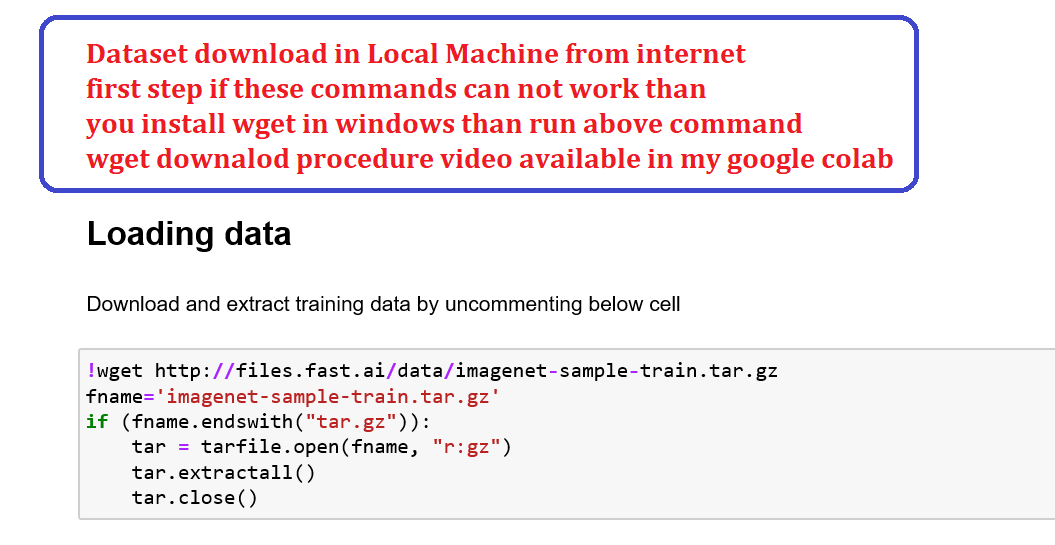
#> input picture Internet_Dataset_download_localmachine_inwindows.png, 1055 x 545 px, given in place of bird_GT.bmp, which was not available
$ jupyter execute IMAGESPLITTINGANDMERGING.ipynb
#> lines starting #> are read from the running program, lines starting #| are printed output that depends on the picture; pictures that were not available may be replaced by others from this repository, and a replacement may not be noted
[cell 1]
from google.colab import files
uploaded = files.upload()
#> the answer given: Internet_Dataset_download_localmachine_inwindows.png

[cell 2]
import cv2
import numpy as np
from matplotlib import pyplot as plt

[cell 3]
image = cv2.imread("bird_GT.bmp",1)
#> image is the input picture: shape (545, 1055, 3); mean B, G, R 238.9, 236.2, 243.6
img_cvt=cv2.cvtColor(image, cv2.COLOR_BGR2RGB)
plt.imshow(img_cvt)
plt.grid(None)
plt.show()

[cell 4]
b,g,r = cv2.split (image)
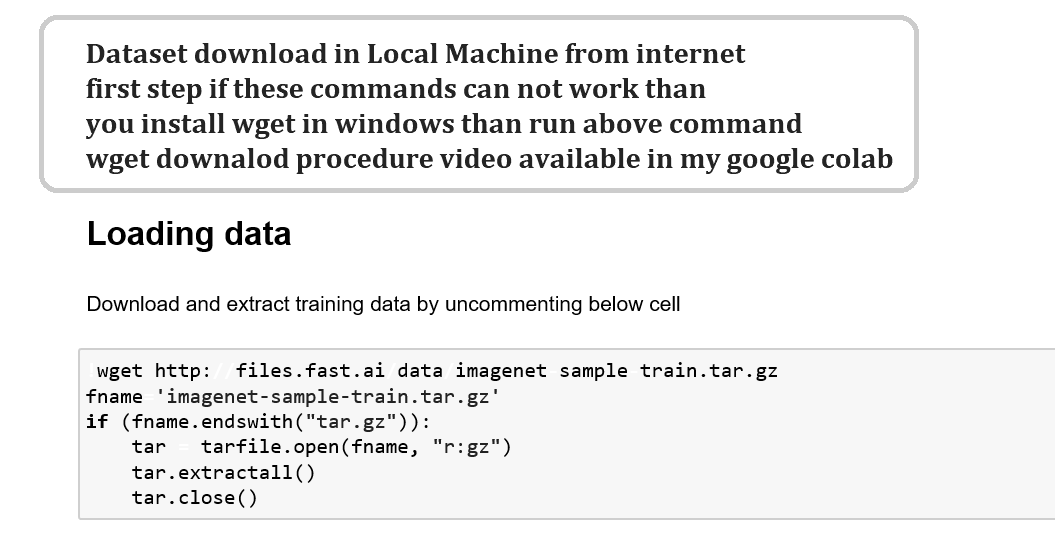
#> b: shape (545, 1055); min 0, max 255, mean 238.9
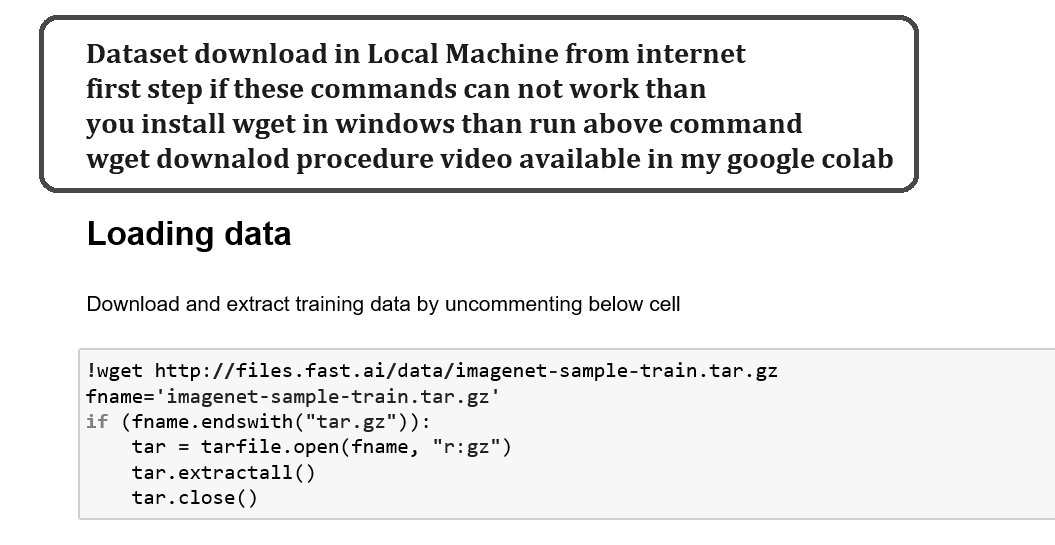
#> g: shape (545, 1055); min 0, max 255, mean 236.2
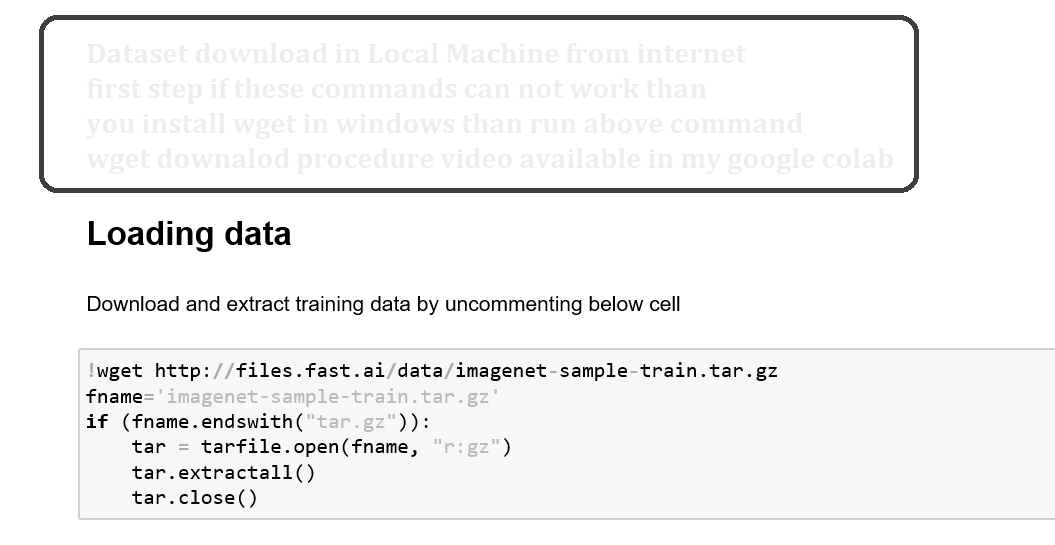
#> r: shape (545, 1055); min 0, max 255, mean 243.6
